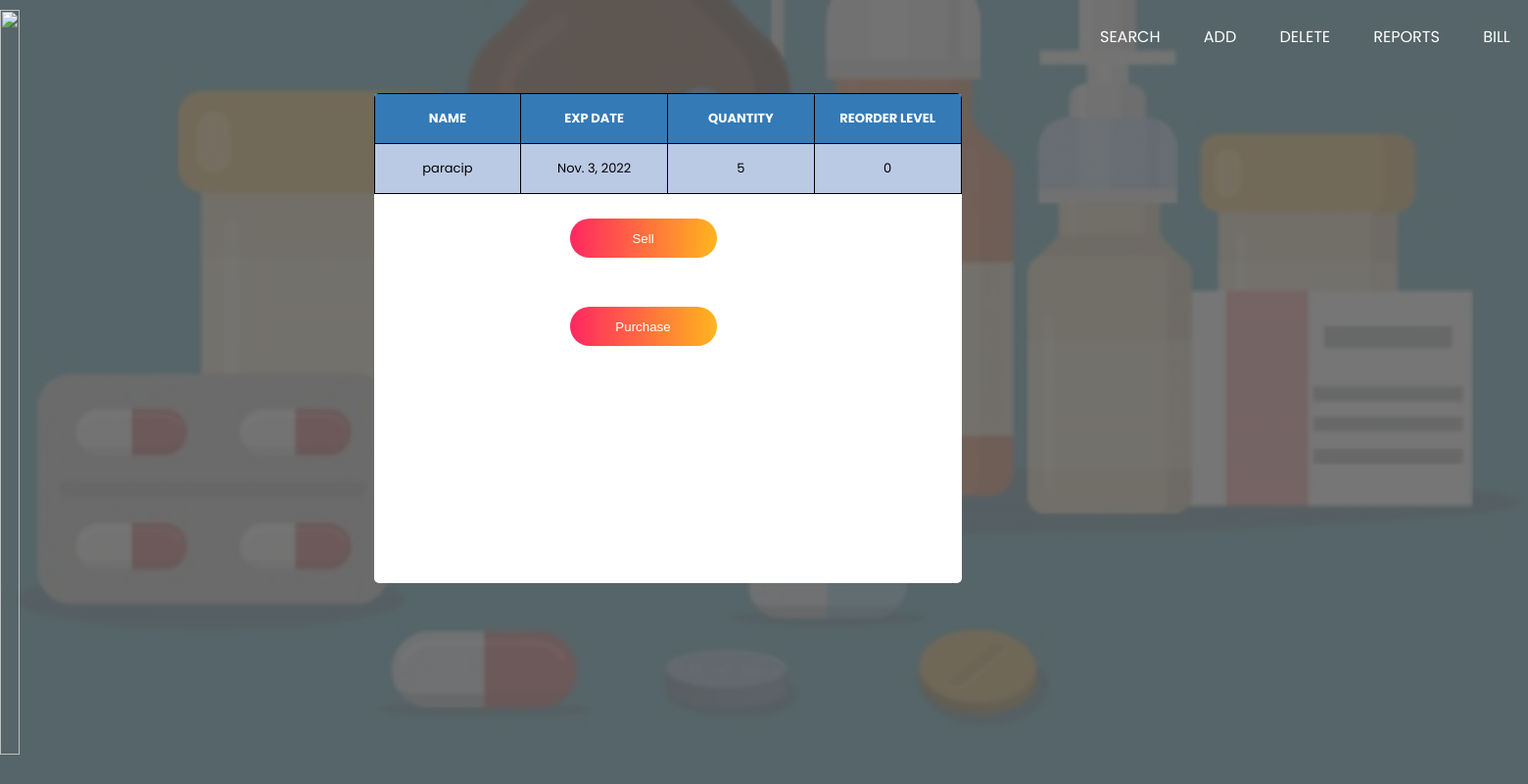
/details/4, run on the app's committed database.
### myapp/models.py (models this page shows, shortened)
class  Medicine(models.Model):
    name = models.CharField(max_length=200, blank=True,null=True)
    company = models.CharField(max_length=200, blank=True,null=True)
    exp_date = models.DateField()
    price = models.FloatField(default='0', null=True, blank=True)
    quantity = models.IntegerField()
    reorder_level=models.IntegerField(default='0',blank=True,null=True)
    sell_quantity=models.IntegerField(default='0',blank=True,null=True)
    purchase_quantity=models.IntegerField(default='0',blank=True,null=True)
    Last_updated=models.DateTimeField(auto_now_add=False,auto_now=True)
    timestamp= models.DateTimeField(auto_now_add=True, auto_now=False)
    near_exp_date=models.DateField(blank=True,null=True)

### myapp/views.py (the view)
# urls.py: path('details/<str:pk>', views.details, name='details'),
def details(request,pk):
    queryset = Medicine.objects.get(id=pk)
    context = {
        "title": queryset.name,
        "queryset": queryset,
    }
    return render(request,'myApp/details.html',context)

### myapp/templates/myapp/details.html (shortened to what this page needs)
{% load static %}
<html lang="en">
<head>
    <link rel="stylesheet" type="text/css" href="{% static '/css/details.css' %}">
</head>
<body>
    <header>
    <div class="wrapper">
        <div class="logo">
            <img src="https://i.postimg.cc/mg4rWBmv/logo.png" alt="">
        </div>
        <ul class="nav-area">
           <li><a href="{% url 'list_items' %}">search</a></li>
<li><a href="{% url 'Add' %}">add</a></li>
<li><a href="{% url 'delete' %}">delete</a></li>
<li><a href="{% url 'report' %}">reports</a></li>
<li><a href="{% url 'createbill' %}">bill</a></li>
        </ul>
    </div>
    </header>
    <div class="container">
<table class="table">
    <thead>
    <tr>
        <th>NAME</th>
        <th>EXP DATE</th>
        <th>QUANTITY</th>
        <th>REORDER LEVEL</th>
    </tr>
    </thead>
    <tr>
        <td>{{queryset.name}}</td>
        <td>{{queryset.exp_date}}</td>
        <td>{{queryset.quantity}}</td>
        <td>{{queryset.reorder_level}}</td>
    </tr>
</table>
    <a href="{% url 'sell_items' queryset.id %}"><button type="submit" >Sell</button></a>
        <a href="{% url 'purchase_items' queryset.id %}"><button type="submit" >Purchase</button></a>
    </div>
</body>
</html>

### static/css/details.css (style rules this page uses)
* { margin: 0; padding: 0; }
body { margin-top: -75px; font-family: 'Poppins', sans-serif; background: linear-gradient(rgba(0.5, 0, 0, 0.5), rgba(0.5, 0, 0, 0.5)),url("../images/bg2.png"); height: 95vh; -webkit-background-size: cover; background-size: cover; background-position: center center; }
.wrapper { width: 1670px; margin: auto; }
.nav-area { float: right; list-style: none; margin-top: 30px; }
.nav-area li { display: inline-block; }
.nav-area li a { color: #fff; text-decoration: none; padding: 5px 20px; font-family: poppins; font-size: 16px; text-transform: uppercase; }
.logo { float: left; }
.logo img { width: 100%; padding: 15px 0; }
.container { left: 120px; top: 100px; width: 600px; height : 500px; background: #ffffff; margin: 4.5% auto; border-radius: 5px; position: relative; overflow: hidden; }
::placeholder { color: #999; }
button { width: 150px; height: 40px; margin: 25px 200px; background: linear-gradient(to right,#ff1050,#ffad06); opacity: 0.9; border-radius: 30px; border:0; outline : none; color: #fff; cursor: pointer; position:relative; }
.table { font-size:13px; text-align:center; margin:auto; }
.table tr:nth-child(odd) { background: #BBCAE4 }
th { background-color:#337ab7; color:white; }
table, th, td { table-layout: fixed; width: 100%; border: 1px solid black; border-collapse: collapse; }
table { border-spacing: 2px; }
th, td { padding: 15px; }
th { text-align: center; }

### data on the page
Medicine: name "paracip", exp_date "Nov. 3, 2022", quantity "5", reorder_level "0"
